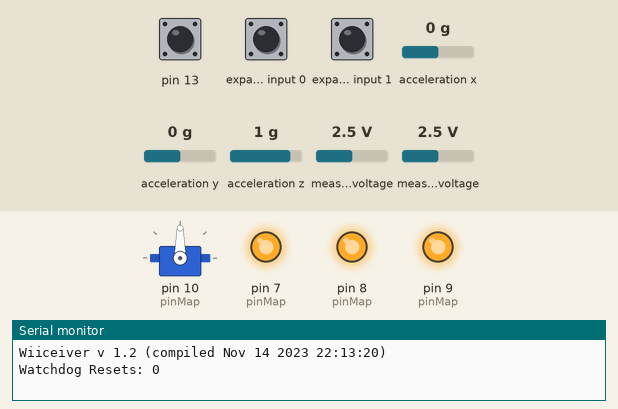
This sketch was run on a simulated Arduino Uno, built with avr-gcc and run on an emulated ATmega328P. On the bench: servo, output pins drawn as LEDs (lit = HIGH), the last lines printed to the serial monitor. Wiring (inferred from the names in the program): Wii Nunchuk at I2C address 0x52. Inputs (shaded band) come from the test bench; at power-on: acceleration x 0 g, measured voltage 2.5 V, expander input 1 HIGH, expander input 0 HIGH, pin 13 HIGH, acceleration y 0 g, acceleration z 1 g.

Above: at 2.8 s.
2.9 s: acceleration x set to -1.4 g
At 4.8 s:
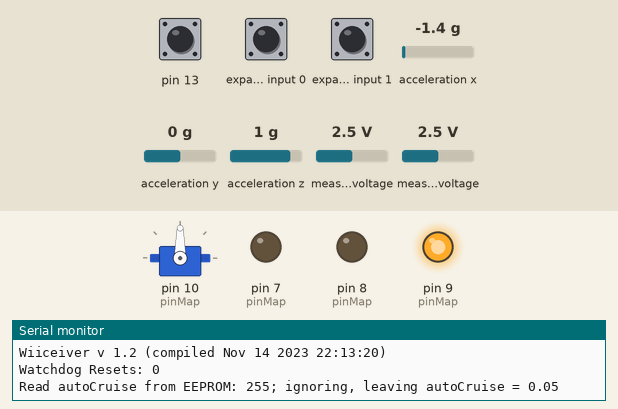
5.9 s: measured voltage (sensor 201) set to 0.1 V
At 7.1 s:
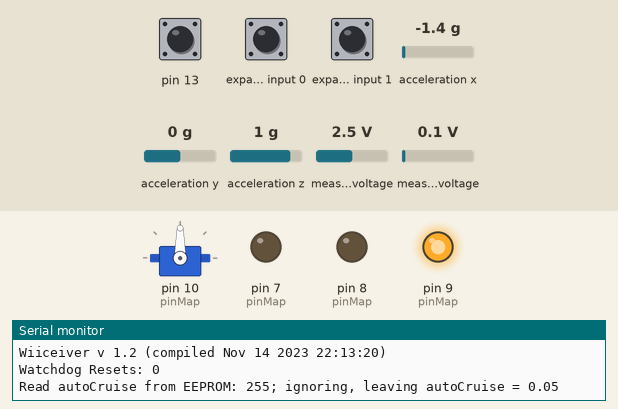
7.4 s: measured voltage (sensor 201) set to 2.5 V
At 8.1 s:
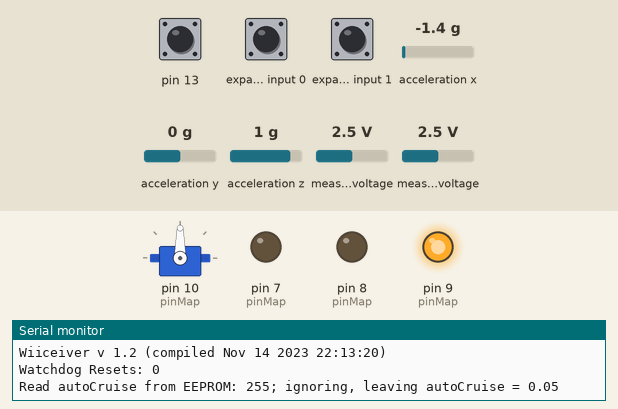
10.4 s: expander input 1 pulled LOW for 0.15 s
At 13.39 s:
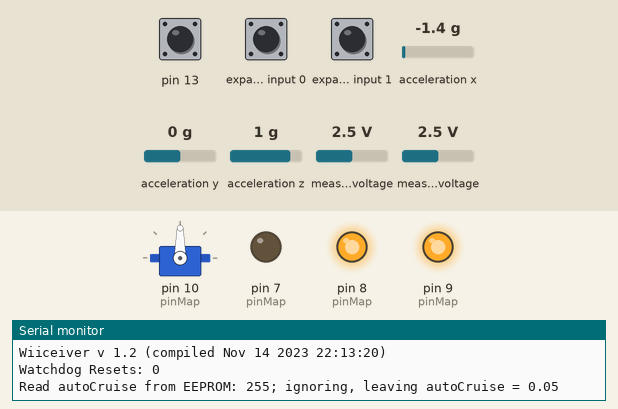
13.4 s: expander input 0 pulled LOW for 3.2 s
18.1 s: measured voltage (sensor 201) set to 1.2 V
At 18.5 s:
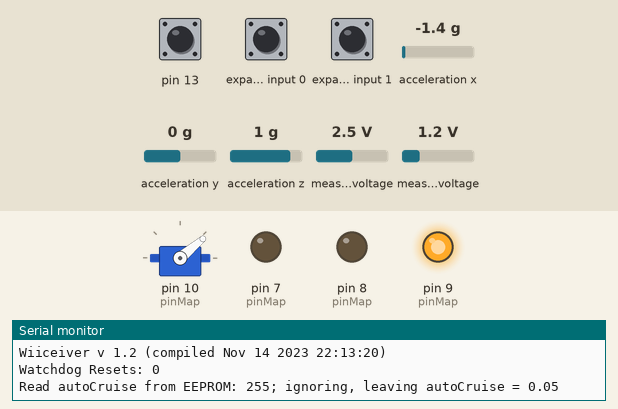
Timing chart, 0 to 22.1 s (numbered marks = the images above; inputs shaded):
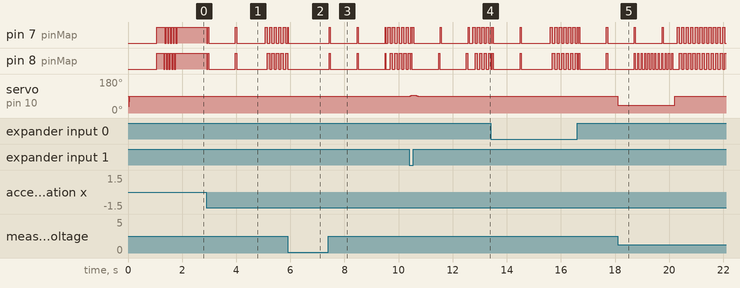

The sketch:

Wiiceiver.ino
```cpp
// (licence header left out)
#include <avr/wdt.h>
#include <Wire.h>
#include <Servo.h>
#include <EEPROM.h>

#define WIICEIVER_VERSION "1.2"

// addys for vars stored in EEPROM
#define EEPROM_Y_ADDY 0
#define EEPROM_AUTOCRUISE_ADDY 1
#define EEPROM_WDC_ADDY 2


// #define DEBUGGING

#include "Blinker.h"


// #define DEBUGGING_CHUCK
// #define DEBUGGING_CHUCK_ACTIVITY
#define WII_ACTIVITY_COUNTER 100  // once per 20ms; 50 per second
#include "Chuck.h"


// #define DEBUGGING_ESC
#include "ElectronicSpeedController.h"


// #define DEBUGGING_SMOOTHER
#define SMOOTHER_MIN_STEP 0.003           // minimum change for smoothing; 0.003 for ~1s, 0.001 for ~2s
#define SMOOTHER_BRAKES_PROGRAM 0
#define SMOOTHER_THROTTLE_PROGRAM 1
#define SMOOTHER_THROTTLE_Z_PROGRAM 2
#define SMOOTHER_CRUISE_RESUME_PROGRAM 3
#include "Smoother.h"


// #define DEBUGGING_THROTTLE
#define THROTTLE_MIN 0.05                      // the lowest throttle to send the ESC
#define THROTTLE_CC_BUMP 0.003                 // CC = 0.2% throttle increase; 50/s = 10s to hit 100% on cruise
#define THROTTLE_MIN_CC 0.05                   // minimum / inital speed for cruise crontrol
                                               // note that a different value may be stored in EEPROM
#define THROTTLE_CRUISE_RETURN_MS 5000         // time (ms) when re-grabbing cruise will use the previous CC level
#include "Throttle.h"


// #define DEBUGGING_PINS
#include "pinouts.h"


Chuck chuck;
ElectronicSpeedController ESC;
Blinker green, red;
Throttle throttle;


/********
 *  WATCHDOG STUFF
 * I referenced the following:
 * http://forum.arduino.cc/index.php?topic=63651.0
 * http://tushev.org/articles/arduino/item/46-arduino-and-watchdog-timer
 * http://www.ivoidwarranties.com/2012/02/arduino-mega-optiboot.html
 *
 ********/

/*
 * setup a watchdog timer for the given reset interval
 *
 * constants: WDTO_250MS, WDTO_8S, WDTO_60MS, etc
 */
void watchdog_setup(byte wd_interval) {
  wdt_reset();
  wdt_enable(wd_interval);
  cli();
  WDTCSR |= (1<<WDCE) | (1<<WDE) | (1<<WDIE);
  sei();
} // watchdog_setup(unsigned int wd_interval)


// increment a _W_atch _D_og _C_ounter stored in EEPROM, for future debugging
ISR(WDT_vect) {
  byte wdt_counter = EEPROM.read(EEPROM_WDC_ADDY);
  EEPROM.write(EEPROM_WDC_ADDY, wdt_counter + 1);
} // ISR for the watchdog timer

// display the current watchdog counter
void display_WDC(void) {
  byte wdt_counter = EEPROM.read(EEPROM_WDC_ADDY);
  Serial.print("Watchdog Resets: ");
  Serial.println((byte)(wdt_counter + 1));
} // display_WDC()


// maybe calibrate the joystick:
//   read the C button 250 times, once per 20ms (5s total); if it's constantly
//   down, calibrate the joystick
void maybeCalibrate(void) {
  int ctr = 0;
  int i = 0;

  chuck.update();
  if (chuck.C != 1 || ! chuck.isActive()) {
    return;
  }

  red.update(10);
  green.update(10);
  while (i < 250 && chuck.C) {
    chuck.update();
    red.run();
    green.run();
    i++;
    ctr += chuck.C;
    delay(20);
  }

  #ifdef DEBUGGING
  Serial.print("C = ");
  Serial.println(ctr);
  #endif

  if (chuck.C == 1 && chuck.isActive()) {
    chuck.calibrateCenter();
    chuck.writeEEPROM();
    // side effect: reset the WDC
    EEPROM.write(EEPROM_WDC_ADDY, 255);
    Serial.println("Calibrated");
  }

  red.update(1);
  green.update(1);
} // void maybeCalibrate()

\
// an unambiguous startup display
void splashScreen() {
  int i;
  digitalWrite(pinLocation(GREEN_LED_ID), HIGH);
  digitalWrite(pinLocation(RED_LED_ID), HIGH);
  delay(250);
  for (i = 0; i < 5; i++) {
    digitalWrite(pinLocation(GREEN_LED_ID), HIGH);
    digitalWrite(pinLocation(RED_LED_ID), LOW);
    delay(50);
    digitalWrite(pinLocation(GREEN_LED_ID), LOW);
    digitalWrite(pinLocation(RED_LED_ID), HIGH);
    delay(50);
  }
  digitalWrite(pinLocation(GREEN_LED_ID), HIGH);
  digitalWrite(pinLocation(RED_LED_ID), HIGH);
  delay(250);
  digitalWrite(pinLocation(GREEN_LED_ID), LOW);
  digitalWrite(pinLocation(RED_LED_ID), LOW);
} // void splashScreen(void)


// flash the LEDs to indicate throttle position
void updateLEDs(Throttle throttle) {
  if (throttle.getThrottle() == 0) {
    green.update(1);
    red.update(1);
  } else {
    int bps = abs(int(throttle.getThrottle() * 20));

    if (throttle.getThrottle() > 0) {
      green.update(bps);
      red.update(1);
    } else {
      green.update(1);
      red.update(bps);
    }
  }
} // updateLEDs(float throttle)


// the nunchuck appears to be static: we lost connection!
// go "dead" for up to 5s, but keep checking the chuck to see if
// it comes back
void freakOut(void) {
  unsigned long targetMS = millis() + 5000;
  bool redOn = false;
  byte blinkCtr = 0;

#ifdef DEBUGGING
    Serial.print(millis());
    Serial.println(": freaking out");
#endif

  red.stop();
  green.stop();
  while (!chuck.isActive() && targetMS > millis()) {
//  while (targetMS > millis()) {
    if (blinkCtr >= 4) {
      blinkCtr = 0;
      if (redOn) {
        red.high();
        green.low();
        redOn = false;
      }
      else {
        red.low();
        green.high();
        redOn = true;
      }
    }
    blinkCtr ++;
    chuck.update();
    delay(20);
    wdt_reset();
  }
  green.start(1);
  red.start(1);
} // void freakOut(void)


void setup_pins() {
  /*
  pinMode(ESC_GROUND, OUTPUT);
  digitalWrite(ESC_GROUND, LOW);
  pinMode(WII_GROUND, OUTPUT);
  digitalWrite(WII_GROUND, LOW);
  */
  pinMode(pinLocation(WII_POWER_ID), OUTPUT);
  digitalWrite(pinLocation(WII_POWER_ID), HIGH);

  pinMode(pinLocation(WII_SCL_ID), INPUT_PULLUP);
  pinMode(pinLocation(WII_SDA_ID), INPUT_PULLUP);

} // setup_pins()


// wait up to 1s for something to happen
bool waitForActivity(void) {
  unsigned long timer = millis() + 1000;
#ifdef DEBUGGING
    Serial.print(millis());
    Serial.print(" Waiting for activity ... ");
#endif

  chuck.update();
  while (! chuck.isActive() && timer > millis()) {
    wdt_reset();
    delay(20);
    chuck.update();
  }
#ifdef DEBUGGING
    Serial.print(millis());
    Serial.println(chuck.isActive() ? ": active!" : ": not active :(");
#endif

  return chuck.isActive();
}


// dead code?
void stopChuck() {
#ifdef DEBUGGING
    Serial.println("Nunchuck: power off");
#endif
  digitalWrite(pinLocation(WII_POWER_ID), LOW);
  delay(250);
#ifdef DEBUGGING
    Serial.println("Nunchuck: power on");
#endif
  digitalWrite(pinLocation(WII_POWER_ID), HIGH);
  delay(250);
} // stopChuck()


// returns true if the chuck appears "active"
// will retry 5 times, waiting 1s each
bool startChuck() {
  int tries = 0;

  while (tries < 10) {
#ifdef DEBUGGING
    Serial.print("(Re)starting the nunchuck: #");
    Serial.println(tries);
#endif
    wdt_reset();
    chuck.setup();
    chuck.readEEPROM();
    tries ++;
    if (waitForActivity()) {
      return true;
    }
  }
  return false;
} // startChuck()


// pretty much what it sounds like
void handleInactivity() {
  watchdog_setup(WDTO_8S);
#ifdef DEBUGGING
  Serial.print(millis());
  Serial.println(": handling inactivity");
#endif
  // lastThrottle = 0; // kills cruise control
  // smoother.zero();  // kills throttle history
  throttle.zero();
  ESC.setLevel(0);

  // this loop: try to restart 5 times in 5s; repeat until active
  do {
    freakOut();
    if (! chuck.isActive()) {
      // stopChuck();
      // delay(250);
      startChuck();
    }
  } while (! chuck.isActive());

  // active -- now wait for zero
#ifdef DEBUGGING
  Serial.print(millis());
  Serial.println("Waiting for 0");
#endif
  while (chuck.Y > 0.1 || chuck.Y < -0.1) {
    chuck.update();
    wdt_reset();
    delay(20);
  }

#ifdef DEBUGGING
  Serial.print(millis());
  Serial.println(": finished inactivity -- chuck is active");
#endif
  watchdog_setup(WDTO_250MS);
} // handleInactivity()


void setup() {
  wdt_disable();
  Serial.begin(115200);

  Serial.print("Wiiceiver v ");
  Serial.print(WIICEIVER_VERSION);
  Serial.print(" (compiled ");
  Serial.print(__DATE__);
  Serial.print(" ");
  Serial.print(__TIME__);
  Serial.println(")");
  display_WDC();

  green.init(pinLocation(GREEN_LED_ID));
  red.init(pinLocation(RED_LED_ID));

  setup_pins();
  ESC.init(pinLocation(ESC_PPM_ID), pinLocation(ESC2_PPM_ID));

  splashScreen();

  // delay(5000); // hold for nunchuck powerup

#ifdef DEBUGGING
  Serial.println("Starting the nunchuck ...");
#endif
  green.high();
  red.high();
  if (startChuck()) {
    maybeCalibrate();
  } else {
    handleInactivity();
  }
#ifdef DEBUGGING
  Serial.println("Nunchuck is active!");
#endif

  throttle.init();

  green.start(10);
  red.start(10);

  green.update(1);
  red.update(1);
  watchdog_setup(WDTO_250MS);
} // void setup()


void loop() {
  static float lastThrottleValue = 0;
  unsigned long startMS = millis();
  wdt_reset();
  green.run();
  red.run();
  chuck.update();

  // for forcing a watchdog timeout
  #undef SUICIDAL_Z
  #ifdef SUICIDAL_Z
  if (chuck.Z) {
    Serial.println("sleepin' to reset");
    delay(9000);
  } // suicide!


  #endif
  if (!chuck.isActive()) {
#ifdef DEBUGGING
    Serial.println("INACTIVE!!");
#endif
    handleInactivity();
  } else {
    float throttleValue = throttle.update(chuck);
    ESC.setLevel(throttleValue);
    if (throttleValue != lastThrottleValue) {
      updateLEDs(throttle);
#ifdef DEBUGGING
      Serial.print("y=");
      Serial.print(chuck.Y, 4);
      Serial.print(", ");
      Serial.print("c=");
      Serial.print(chuck.C);
      Serial.print(", z=");
      Serial.print(chuck.Z);
      Serial.print(", ");
      Serial.println(throttleValue, 4);
#endif
      lastThrottleValue = throttleValue;
    }
    int delayMS = constrain(startMS + 21 - millis(), 5, 20);
#ifdef DEBUGGING_INTERVALS
    Serial.print("sleeping ");
    Serial.println(delayMS);
#endif
    delay(delayMS);
  } // if (chuck.isActive())
}
```

Blinker.h
```cpp
// (licence header left out)
#ifndef BLINKER_H
#define BLINKER_H

#include <Arduino.h>

#ifndef BLINKY_LIT_DURATION
#define BLINKY_LIT_DURATION 25           // 50ms "on"; max BPS =~ 20
#endif

/*
 * Blinker: asynchronously blinks a specified LED at some rate
 *
 * ex:
 *   #include <Blinker.h>
 *   Blinker led = Blinker(13);  // blink LED on pin 13
 *   void setup(void) {
 *     led.start(10);          // blink 10x / sec
 *   }
 *   void loop(void) {
 *     led.run();              // change the LED if needed
 *     ...
 *     delay(10);
 *   }
 */
class Blinker {
  public:
    Blinker();
    void init(int LED);
    void start(int BPS);
    void update(int BPS);
    void run(void);
	void high(void);
	void low(void);
    void stop(void);
  private:
    void _blink(int level);
    int _led;                             // LED pin
    int _bps;                             // blinks per second
    unsigned long _nextMillis;            // time of next transition
    int _state;                           // LED state, HIGH || LOW
};


// constructor; requires the pin to blink
Blinker::Blinker() {
  _led = 0;
  _nextMillis = 0;
} // Blinker::Blinker(int LED)


void Blinker::init(int LED) {
  _led = LED;
  pinMode(_led, OUTPUT);
  stop();
}


// asynch run; if appropriate, will turn the LED on / off
void Blinker::run(void) {
  // shortcut: not blinking?
  if (_nextMillis == 0) {
    return;
  }

  unsigned long currentMillis = millis();
  if (_nextMillis > currentMillis) {
    // not time yet
    return;
  }

  if (_state == LOW) {
    _state = HIGH;
    _nextMillis = currentMillis + BLINKY_LIT_DURATION;
  } else {
    _state = LOW;
    _nextMillis = currentMillis + 1000/_bps - BLINKY_LIT_DURATION;
  }

  _blink(_state);
} // void Blinker::run(void)


// start blinking BPS blinks per second
void Blinker::start(int BPS) {
  stop();
  update(BPS);
  _nextMillis = millis()+1;
  _blink(LOW);
  run();
} // void Blinker::start(int BPS)


// update the blink rate
//
// does not take effect until the next state transition
// This will not "break" the asynch blinking -- "updating"
// many times per second will not blink faster than BPS
void Blinker::update(int BPS) {
  _bps = BPS;
} // void Blinker::update(int BPS)


// stop blinking immediately
void Blinker::stop(void) {
  _nextMillis = 0;
  _state = LOW;
  _blink(LOW);
} // void Blinker::stop(void)


// stop blinking & remain HIGH
void Blinker::high(void) {
	stop();
	_blink(HIGH);
} // void Blinker::high(void)


// stop blinking & remain LOW, same as stop()
void Blinker::low(void) {
	stop();
} // void Blinker::high(void)


// private: actually blink the thingy
void Blinker::_blink(int level) {
  digitalWrite(_led, level);
#ifdef BLINKY_DEBUG
  Serial.print(level);
  Serial.print(": next in Millis: ");
  Serial.println(_nextMillis);
#endif
} // void Blinker::_show(int level)

#endif
```

ElectronicSpeedController.h
```cpp
// (licence header left out)
#ifndef ELECTRONICSPEEDCONTROLLER_H
#define ELECTRONICSPEEDCONTROLLER_H

/*
 *    ESC wrapper class
 */

class ElectronicSpeedController {
#define ESC_CENTER 90       // angle of the "center"; probably always 90
#define ESC_MAX_ANGLE 180   // angle of "max" deflection

private:
  bool dualESC;
  Servo _esc1, _esc2;
  int angle;                // the angle most recently written to _esc;
  int microseconds;         // the time (ms) most recently written
  unsigned long lastWrite;  // time in millis() when it was last written

public:

void init(int pin1, int pin2) {
  angle = -1;
  lastWrite = 0;
#ifdef DEBUGGING_ESC
  Serial.print("attaching to pin1 #");
  Serial.println(pin1);
  Serial.print(", pin2 #");
  Serial.print(pin2);
#endif
  _esc1.attach(pin1, 1000, 2000);
  if (pin2) {
    dualESC = true;
    _esc2.attach(pin2, 1000, 2000);
    Serial.println("Dual ESC!");
  } else {
    dualESC = false;
  }


  delay(21);  // give the "last written" protection room to work
#ifdef DEBUGGING_ESC
  Serial.println("initializing ESC...");
#endif

  syncESC();
  setLevel(0);

#ifdef DEBUGGING_ESC
  Serial.println("done");
#endif
} // void init(int pin)


/*
 * input: -1 .. 1
 * output: writes +/- ESC_MAX_ANGLE to _esc
 * does *not* write the same angle twice -- possible interference with the PWM :(
 * Servo will continually pulse the last-written angle
 */
void setLevel(float level) {
  int newAngle = (int)(ESC_CENTER + (ESC_MAX_ANGLE - ESC_CENTER) * level);
  /* proably dead: attempt to drive usecs to game throttle positions */
  int newUs;
  if (level > 0) {
    newUs = (int)(1600 + (2000 - 1600) * level);
  } else if (level < 0) {
    newUs = (int)(1400 + (2000 - 1400) * level);
  } else {
    newUs = 1500;
  }

  if (lastWrite + 19 > millis()) {
#ifdef DEBUGGING_ESC
    Serial.println("Too recently written; skipping");
#endif
    return;
  }
  if (newAngle != angle) {
#ifdef DEBUGGING_ESC
    Serial.print(millis());
    Serial.print(F(": ESC old: "));
    Serial.print(_esc.readMicroseconds());
    Serial.print(F("us; new angle: "));
    Serial.print(newAngle);
    Serial.print(F(" = "));
    Serial.print(newUs);
    Serial.print(F("us"));
#endif
    angle = newAngle;
    microseconds = newUs;
    _esc1.write(angle);
    if (dualESC) {
      _esc2.write(angle);
    }
    // _esc.writeMicroseconds(microseconds);
#ifdef DEBUGGING_ESC
    Serial.print(F(": ESC now: "));
    Serial.println(_esc.readMicroseconds());
#endif

    lastWrite = millis();
  }
} // void setLevel(float level)


private:

#define STEP_DELAY 20
#define SYNC_LIMIT 0.6

  void sweep(float startLevel, float endLevel, float step) {
#ifdef DEBUGGING_ESC
    Serial.print("sweep: ");
    Serial.print(startLevel);
    Serial.print(" to ");
    Serial.print(endLevel);
    Serial.print(" by ");
    Serial.println(step);
#endif
    for (float level = startLevel; level != endLevel; level += step) {
      setLevel(level);
      delay(STEP_DELAY);
    }
    setLevel(endLevel);
  } // sweep(float startLevel, float endLevel, float step)


  // startup sequence: some small range of inputs, then idle
  void syncESC(void) {
/*
    sweep(0, SYNC_LIMIT, SYNC_LIMIT/2);
    delay(500);
    sweep(SYNC_LIMIT, -SYNC_LIMIT, -SYNC_LIMIT/2);
    delay(500);
*/
    sweep(-SYNC_LIMIT, 0, SYNC_LIMIT/2);
    delay(1000);
  } // void syncESC(void)

};  // class ElectronicSpeedController

#endif
```

pinouts.h
```cpp
// (licence header left out)
/*
 * version detection -- pin layouts change over time ...
 * historical note: CSEL = "chip select"
 *
 * "v0" boards -- one shield and the first two protos
 *    pin 13 will float (INPUT_PULLUP -> HIGH)
 * "v1" boards -- hand-laid on the AdaFruit white breadboard
 *    pin 13 is grounded; A0 would float
 * "v2" board -- Peter Homann's design,  peter@homanndesigns.com
 *    A6/A7 with fixed voltages (note: DIP package doesn't have A6/A7)
 *    http://www.homanndesigns.com for more infoes!
 * future boards: a voltage divider on A0 & analog leveling
 *    pin 13 grounded; A0 at a predictable level
 */

/*
 * Pin IDs -- NOT LOCATIONS !!!
 * don't change these ever; see "pinLocation" below for
 * actual locations
 */
#define RED_LED_ID   0
#define GREEN_LED_ID 1

#define ESC_PPM_ID   2
#define ESC2_PPM_ID   6
#define ESC_GROUND 00     // hard-wired

#define WII_POWER_ID 3
#define WII_GROUND 00     // hard-wired

#define WII_SCL_ID   4
#define WII_SDA_ID   5


int CSEL = -1;
void chipSelect (void) {
  int A6Sel = analogRead(6);
  int A7Sel = analogRead(7);

  if ((A6Sel > 900 ) && (A7Sel < 100 )) {
    CSEL = 2;
  } else {
    pinMode(13, INPUT_PULLUP);
    if (digitalRead(13) == HIGH) {
      CSEL = 0;
    } else {
    // future: perform analogRead on pin 23
    CSEL = 1;
    }
  }

#ifdef DEBUGGING_PINS
    Serial.print("Smells like v");
    Serial.println(CSEL);
#endif
}


/*
 * locations are specified in the following table:
 * rows == component
 * columns = version; first column = v0, second = v1, etc
 */
int pinLocation(int pinID) {
  int pinMap[7][3] = {
  // v1, v2, v3
    {8,   8,  8},  // RED_LED     any digital pin
    {7,   6,  6},  // GREEN_LED   any digital pin
    {10,  9,  9},  // ESC_PPM     PWM required
    {9,  11,  5},  // WII_POWER   any digital pin
    {19, 19, 19}, // WII_SCL     A5, don't change
    {18, 18, 18}, // WII_SDA     A4, don't change
    {0,   0, 10}, // ESC2_PPM    PWM required
  };

  if (CSEL < 0) {
    chipSelect();
  }

  int pin = pinMap[pinID][CSEL];
#ifdef DEBUGGING_PINS
  Serial.print("pin location: [");
  Serial.print(pinID);
  Serial.print("][");
  Serial.print(CSEL);
  Serial.print("] == ");
  Serial.println(pin);
#endif
  return pin;
} // int pinLocation(int pinID)
```

Source omitted: Chuck.h (6951 bytes), Smoother.h (4069 bytes), Throttle.h (9853 bytes)

Measured:
- after the input at 2.9 s, pin 8 (pinMap): goes LOW 0.02 s, HIGH 0.04 s, LOW 0.99 s, HIGH 0.04 s, LOW 1.1 s, 4 × (HIGH 0.08 s, LOW 0.08 s), then HIGH, starting at once
- after the input at 5.9 s, pin 8 (pinMap): goes on until 5.9 s, then stays LOW
- after the input at 7.4 s, pin 7 (pinMap): LOW → HIGH at once, then repeats every 1.0 s: LOW 0.99 s, HIGH 0.04 s
- after the input at 10.4 s, servo on pin 10 (pinMap): rises from 90° to 95° in 0.08 s, then falls to 90° in 0.19 s
- after the input at 18.1 s, servo on pin 10 (pinMap): 90° → 40° at once, → 90° 2.1 s later
